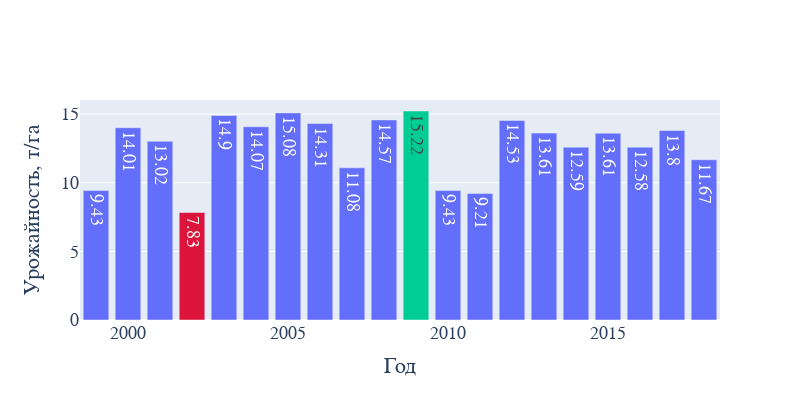

Notebook code cell kept with this figure:
### Code cell
colors = ['#636EFA',] * len(df_potato)
colors[np.argmin(df_potato['yield'])] = 'crimson'
colors[np.argmax(df_potato['yield'])] = '#00CC96'


colors_new = ['#636EFA',] * len(df_potato)
colors_new[np.argmin(df_potato['yield'])] = 'crimson'
colors_new[np.argmax(df_potato['yield'])] = '#00CC96'



fig = go.Figure()

fig.add_trace(go.Bar(x=df_potato['range'],
    y=df_potato['yield']/1000,
    text=np.round(df_potato['yield']/1000, decimals=2),
    textposition='auto',
    marker_color=colors_new))
fig.update_xaxes(title_text='Год')
fig.update_yaxes(title_text='Урожайность, т/га')
fig.update_layout(width=800, height=400,
                 font_family='Times New Roman',
                 font=dict(
                    family='Times New Roman',
                    size=18
                ))

# fig.write_image('./plots_ICCS/hist_yield_potato.svg', scale=4)

### Figure 1 — Plotly figure (JSON) as saved in the notebook; plotly's stock layout.template omitted (floating-point values rounded to 4 significant figures)
{"data": [{"marker": {"color": ["#636EFA", "#636EFA", "#636EFA", "crimson", "#636EFA", "#636EFA", "#636EFA", "#636EFA", "#636EFA", "#636EFA", "#00CC96", "#636EFA", "#636EFA", "#636EFA", "#636EFA", "#636EFA", "#636EFA", "#636EFA", "#636EFA", "#636EFA"]}, "text": [9.43, 14.01, 13.02, 7.83, 14.9, 14.07, 15.08, 14.31, 11.08, 14.57, 15.22, 9.43, 9.21, 14.53, 13.61, 12.59, 13.61, 12.58, 13.8, 11.67], "textposition": "auto", "type": "bar", "x": [1999, 2000, 2001, 2002, 2003, 2004, 2005, 2006, 2007, 2008, 2009, 2010, 2011, 2012, 2013, 2014, 2015, 2016, 2017, 2018], "y": [9.428, 14.01, 13.02, 7.827, 14.9, 14.07, 15.08, 14.31, 11.08, 14.57, 15.22, 9.428, 9.209, 14.53, 13.61, 12.59, 13.61, 12.58, 13.8, 11.67]}], "layout": {"font": {"family": "Times New Roman", "size": 18}, "height": 400, "width": 800, "xaxis": {"title": {"text": "Год"}}, "yaxis": {"title": {"text": "Урожайность, т/га"}}}}
